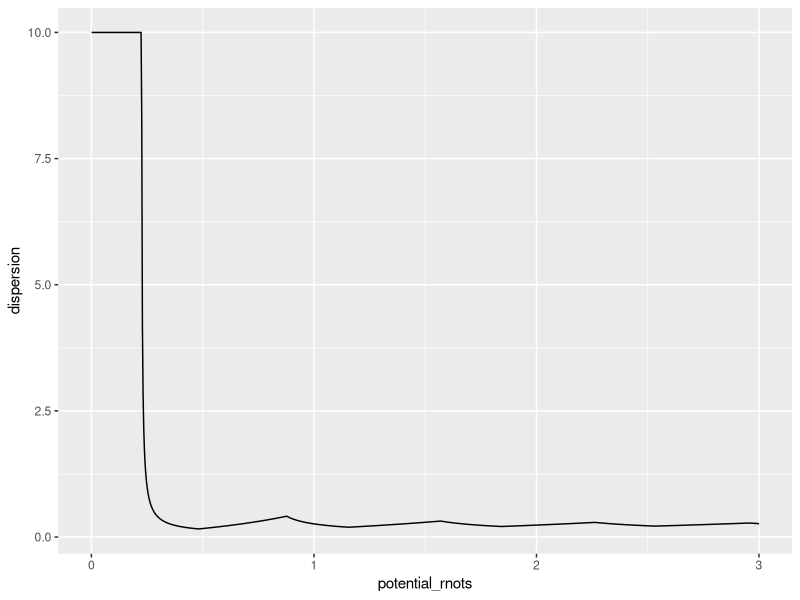

The R script that drew this image:
##########################################################################################################
# Code to estimate the overdispersion parameter of negative binomial from given R0
#   and the proportion of P infections that cause Q secondary infection 
# e.g. 20% of the most infectious malaria infections are responsible for 80% of the secondary infections
# Based on this paper: https://onlinelibrary.wiley.com/doi/10.1111/tbed.14655#pane-pcw-figures
##########################################################################################################

library(tidyverse)

fit_dispersion <- function(dispersion=0.16, rnot = 1.1){
  P <- 0.2 # For malaria from https://www.ncbi.nlm.nih.gov/pmc/articles/PMC3128496/
  Q <- 0.8 # and https://www.nature.com/articles/438293a
  xs <- 0:100 # X = 100
  cum_sum_vals <- cumsum(xs * dnbinom(xs, mu = rnot, size = dispersion) / rnot) # 1 - Q
  x_val <- xs[ which(cum_sum_vals<(1-Q))[length( which(cum_sum_vals<(1-Q)) )] ] # get upper limit
  
  return( abs(1-P - pnbinom(q = x_val, mu = rnot, size = dispersion)) )
}

get_optimal_dispersion <- function(rnot){
  fit_disp_param <- optimise(fit_dispersion, interval = c(0.0,10), rnot = rnot)
  min_disp = fit_disp_param$minimum
  return(min_disp)
}

tibble(potential_rnots = seq(0.001, 3, length = 1000)) |> 
  mutate(dispersion = map(potential_rnots, get_optimal_dispersion) |> unlist()) -> combos
combos

get_optimal_dispersion(r=3)


combos |> 
  # filter(dispersion < ) |> 
  ggplot(aes(potential_rnots, dispersion )) +
  geom_line()